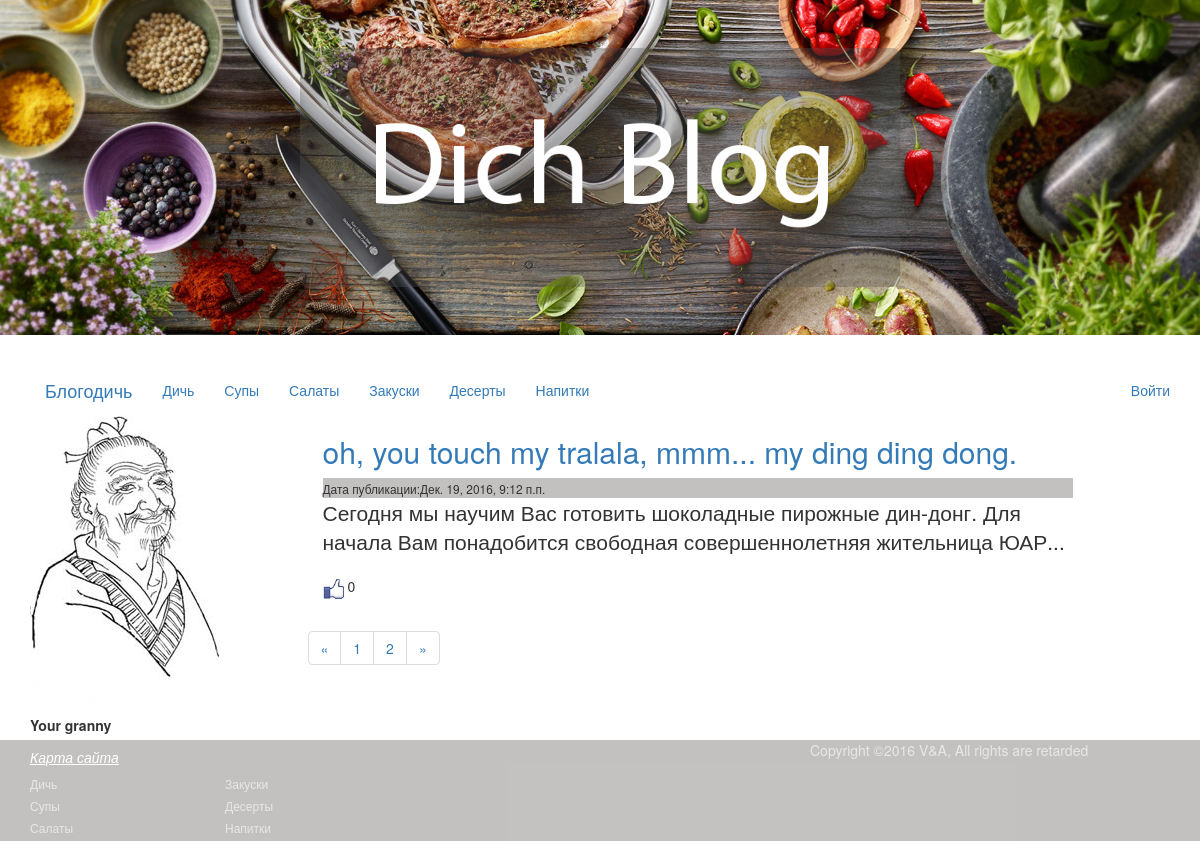
The page /page/2/ on the database its author committed.
### article/models.py (models this page shows)
class Article(models.Model):
    class Meta():
        db_table = 'article'
    article_title = models.CharField(max_length=200)
    article_text = models.TextField()
    article_date = models.DateTimeField()
    article_likes = models.IntegerField(default=0)

### article/views.py (the view)
# urls.py: url(r'^articles/get/(?P<article_id>\d+)/$',  views.article),
def articles(request, page_number=1):
    all_articles = Article.objects.all()
    current_page = Paginator(all_articles, 2)
    return render_to_response('articles.html', {'articles': current_page.page(page_number), 'username': auth.get_user(request).username})

### article/templates/articles.html
{% extends 'main.html' %}
{% load static %}
{% block article %}
<div class="container">
			<div class="row">
				<div class="col-md-3 box profile">
				<aside>
					<img src="{% static 'img/lun.jpg' %}" alt="Mr Froid">
                    <label>Your granny</label>
				</aside>
			</div>
			<div class="col-md-8 box">
{% for article in articles %}
                <article>
					<header><h2><a href="/articles/get/{{ article.id }}/">{{ article.article_title }}</a></h2></header>
					<footer><small>Дата публикации:{{ article.article_date }}</small></footer>
				    <div class="lead">{{ article.article_text }}</div>
                    <p><a href="/articles/addlike/{{ article.id }}/"><img src="{% static 'images.jpg' %}" width="25px" height="25px"></a>{{ article.article_likes }}</p>
				</article>
{% endfor %}
    <div class="row">
        <div class="large-3 large-offset-5 columns">
            <ul class="pagination">
                {% if articles.has_previous %}
                    <li class="arrow"><a href="/page/{{ articles.previous_page_number }}/">&laquo;</a></li>
                {% else %}
                    <li class="arrow unavailable"><a href="">&laquo;</a></li>
                {% endif %}
                {% for page in articles.paginator.page_range %}
                    {% if page == articles.number %}
                        <li class="current"><a href="/page/{{ page }}/">{{ page }}</a></li>
                    {% else %}
                        <li><a href="/page/{{ page }}/">{{ page }}</a></li>
                    {% endif %}
                {% endfor %}
                {% if articles.has_next %}
                    <li class="arrow"><a href="/page/{{ articles.next_page_number }}/">&raquo;</a></li>
                {% else %}
                    <li class="arrow unavailable"><a href="">&raquo;</a></li>
                {% endif %}
            </ul>
        </div>
    </div>
</div>
            </div>
    </div>
{% endblock %}

### article/static/css/main.css (style rules this page uses)
footer { background-color:hsla(0,4%,42%,0.41); }

### rows shown on the page
Article: article_title "oh, you touch my tralala, mmm... my ding ding dong.", article_date "Дек. 19, 2016, 9:12 п.п.", article_text "Сегодня мы научим Вас готовить шоколадные пирожные дин-донг. Для начала Вам понадобится свободная совершеннолетняя жительница ЮАР...", article_likes "0"

### other values the page prints
{{ page }} "1"
{{ page }} "2"
